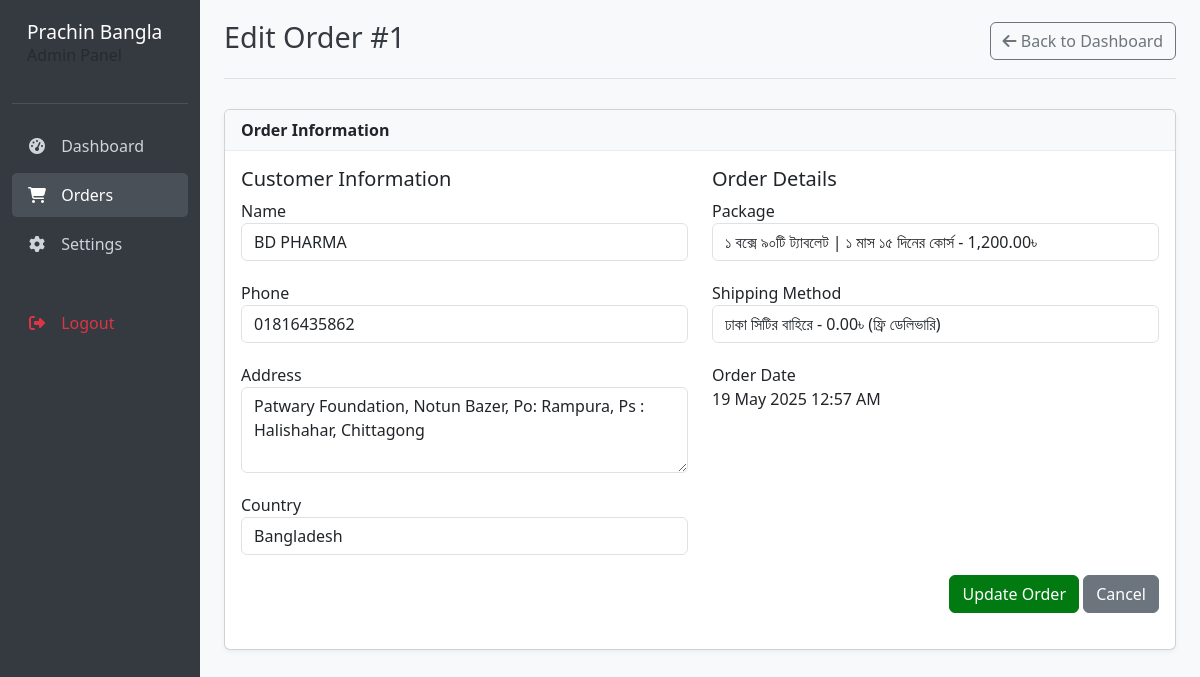
Screenshot of /admin/orders/1/edit (signed in) with the database file from the repository.
### tables this page shows
CREATE TABLE orders (
            id INTEGER PRIMARY KEY AUTOINCREMENT,
            name TEXT NOT NULL,
            address TEXT NOT NULL,
            phone TEXT NOT NULL,
            package TEXT NOT NULL,
            price REAL NOT NULL,
            shipping_method TEXT NOT NULL,
            shipping_cost REAL NOT NULL,
            country TEXT,
            honey_addon INTEGER DEFAULT 0,
            honey_price REAL DEFAULT 0,
            created_at DATETIME DEFAULT CURRENT_TIMESTAMP
        , status TEXT DEFAULT "pending");

### app/bootstrap.php (called while the page is built, shortened)
<?php
$config = require __DIR__ . '/config.php';
function getDbConnection() {
    $dbPath = __DIR__ . '/../database/database.sqlite';
    $db = new PDO('sqlite:' . $dbPath);
    $db->setAttribute(PDO::ATTR_ERRMODE, PDO::ERRMODE_EXCEPTION);
    $db->exec('
        CREATE TABLE IF NOT EXISTS orders (
            id INTEGER PRIMARY KEY AUTOINCREMENT,
            name TEXT NOT NULL,
            address TEXT NOT NULL,
            phone TEXT NOT NULL,
            package TEXT NOT NULL,
            price REAL NOT NULL,
            shipping_method TEXT NOT NULL,
            shipping_cost REAL NOT NULL,
            country TEXT,
            honey_addon INTEGER DEFAULT 0,
            honey_price REAL DEFAULT 0,
            status TEXT DEFAULT "pending",
            created_at DATETIME DEFAULT CURRENT_TIMESTAMP
        )
    ');
    try {
        $result = $db->query("SELECT status FROM orders LIMIT 1");
    } catch (Exception $e) {
        $db->exec('ALTER TABLE orders ADD COLUMN status TEXT DEFAULT "pending"');
    }
    $db->exec('
        CREATE TABLE IF NOT EXISTS settings (
            id INTEGER PRIMARY KEY AUTOINCREMENT,
            setting_key TEXT NOT NULL UNIQUE,
            setting_value TEXT,
            created_at DATETIME DEFAULT CURRENT_TIMESTAMP,
            updated_at DATETIME DEFAULT CURRENT_TIMESTAMP
        )
    ');
    return $db;
}
function view($name, $data = []) {
    extract($data);
    require __DIR__ . "/../resources/views/$name.php";
}
?>

### app/controllers/AdminController.php (called while the page is built, shortened)
<?php
class AdminController {
    private $config;
    private $db;
    public function __construct() {
        global $config;
        $this->config = $config;
        $this->db = getDbConnection();
        $this->db->exec('
            CREATE TABLE IF NOT EXISTS admins (
                id INTEGER PRIMARY KEY AUTOINCREMENT,
                username TEXT NOT NULL UNIQUE,
                password TEXT NOT NULL,
                created_at DATETIME DEFAULT CURRENT_TIMESTAMP
            )
        ');
    }
    public function editOrder($id) {
        $stmt = $this->db->prepare("SELECT * FROM orders WHERE id = :id");
        $stmt->execute([':id' => $id]);
        $order = $stmt->fetch(PDO::FETCH_ASSOC);
        view('admin/edit-order', [
            'order' => $order,
            'config' => $this->config
        ]);
    }
}
?>

### app/config.php (called while the page is built, shortened)
<?php
$environment = 'development';
$environments = [
    'development' => [
        'base_url' => 'http://localhost/Landing',
        'base_path' => '/Landing/',
        'assets_url' => 'http://localhost/Landing/public',
        'admin_url' => 'http://localhost/Landing/admin',
        'admin_login_url' => '/Landing/admin/login',
        'admin_dashboard_url' => '/Landing/admin/dashboard',
        'admin_edit_order_url' => '/Landing/admin/orders/',
        'admin_update_order_url' => '/Landing/admin/orders/',
        'admin_settings_url' => '/Landing/admin/settings',
        'order_page_url' => '/Landing/order',
        'thank_you_url' => '/Landing/thank-you',
        'db_host' => 'localhost',
        'db_name' => 'landing_db',
        'db_user' => 'root',
        'db_pass' => '',
        'debug' => true
    ],
    'production' => [
        'base_url' => 'https://herbal.prachinbangla.online',
        'base_path' => '/',
        'assets_url' => 'https://herbal.prachinbangla.online/public',
        'admin_url' => 'https://herbal.prachinbangla.online/admin',
        'admin_login_url' => '/admin/login',
        'admin_dashboard_url' => '/admin/dashboard',
        'admin_edit_order_url' => '/admin/orders/',
        'admin_update_order_url' => '/admin/orders/',
        'admin_settings_url' => '/admin/settings',
        'order_page_url' => '/order',
        'thank_you_url' => '/thank-you',
        'db_host' => 'localhost',
        'db_name' => 'landing_db',
        'db_user' => 'root',
        'db_pass' => '',
        'debug' => false
    ]
];
$env_config = $environments[$environment];
$config = [
    'environment' => $environment,
    'base_url' => $env_config['base_url'],
    'base_path' => $env_config['base_path'],
    'assets_url' => $env_config['assets_url'],
    'admin_login_url' => $env_config['admin_login_url'],
    'admin_dashboard_url' => $env_config['admin_dashboard_url'],
    'admin_edit_order_url' => $env_config['admin_edit_order_url'],
    'admin_update_order_url' => $env_config['admin_update_order_url'],
    'order_page_url' => $env_config['order_page_url'],
    'thank_you_url' => $env_config['thank_you_url'],
    'db_host' => $env_config['db_host'],
    'db_name' => $env_config['db_name'],
    'db_user' => $env_config['db_user'],
    'db_pass' => $env_config['db_pass'],
    'site_name' => 'Prachin Bangla Limited',
    'site_title' => 'Needus - Prachin Bangla Limited',
    'admin_email' => 'admin@prachinbangla.online',
    'upload_path' => __DIR__ . '/../public/uploads/',
    'images_path' => __DIR__ . '/../public/images/',
    'session_lifetime' => 86400,
    'debug' => $env_config['debug']
];
return $config;
?>

### resources/views/admin/edit-order.php (the view, shortened to what this page needs)
<!DOCTYPE html>
<html lang="en">
<head>
    <link href="https://cdn.jsdelivr.net/npm/bootstrap@5.3.0/dist/css/bootstrap.min.css" rel="stylesheet">
    <link rel="stylesheet" href="https://cdnjs.cloudflare.com/ajax/libs/font-awesome/6.4.0/css/all.min.css">
</head>
<body>
    <div class="container-fluid">
        <div class="row">
            <div class="col-md-3 col-lg-2 d-md-block sidebar collapse">
                <div class="sidebar-header">
                    <h3>Prachin Bangla</h3>
                    <p class="text-muted">Admin Panel</p>
                </div>
                <ul class="nav flex-column">
                    <li class="nav-item">
                        <a class="nav-link" href="<?php echo $config['admin_dashboard_url']; ?>">
                            <i class="fas fa-tachometer-alt"></i> Dashboard
                        </a>
                    </li>
                    <li class="nav-item">
                        <a class="nav-link active" href="<?php echo $config['admin_dashboard_url']; ?>">
                            <i class="fas fa-shopping-cart"></i> Orders
                        </a>
                    </li>
                    <li class="nav-item">
                        <a class="nav-link" href="<?php echo $config['admin_settings_url']; ?>">
                            <i class="fas fa-cog"></i> Settings
                        </a>
                    </li>
                    <li class="nav-item logout-btn">
                        <a class="nav-link text-danger" href="<?php echo $config['admin_url']; ?>/logout">
                            <i class="fas fa-sign-out-alt"></i> Logout
                        </a>
                    </li>
                </ul>
            </div>
            <main class="col-md-9 ms-sm-auto col-lg-10 px-md-4 main-content">
                <div class="page-header d-flex justify-content-between align-items-center">
                    <h1>Edit Order #<?php echo $order['id']; ?></h1>
                    <a href="<?php echo $config['admin_dashboard_url']; ?>" class="btn btn-outline-secondary">
                        <i class="fas fa-arrow-left"></i> Back to Dashboard
                    </a>
                </div>
                <div class="card">
                    <div class="card-header">
                        Order Information
                    </div>
                    <div class="card-body">
                        <form action="<?php echo $config['admin_update_order_url'] . $order['id']; ?>/update" method="POST">
                            <div class="row">
                                <div class="col-md-6">
                                    <h5>Customer Information</h5>
                                    <div class="form-group">
                                        <label for="name">Name</label>
                                        <input type="text" class="form-control" id="name" name="name" value="<?php echo htmlspecialchars($order['name']); ?>" required>
                                    </div>
                                    <div class="form-group">
                                        <label for="phone">Phone</label>
                                        <input type="text" class="form-control" id="phone" name="phone" value="<?php echo htmlspecialchars($order['phone']); ?>" required>
                                    </div>
                                    <div class="form-group">
                                        <label for="address">Address</label>
                                        <textarea class="form-control" id="address" name="address" rows="3" required><?php echo htmlspecialchars($order['address']); ?></textarea>
                                    </div>
                                    <div class="form-group">
                                        <label for="country">Country</label>
                                        <input type="text" class="form-control" id="country" name="country" value="<?php echo htmlspecialchars($order['country']); ?>">
                                    </div>
                                </div>
                                <div class="col-md-6">
                                    <h5>Order Details</h5>
                                    <div class="form-group">
                                        <label for="package">Package</label>
                                        <select class="form-control" id="package" name="package" required>
                                            <option value="1month" <?php echo ($order['package'] === '1month') ? 'selected' : ''; ?>>১ বক্সে ৯০টি ট্যাবলেট | ১ মাস ১৫ দিনের কোর্স - 1,200.00৳</option>
                                        </select>
                                    </div>
                                    <div class="form-group">
                                        <label for="shipping_method">Shipping Method</label>
                                        <select class="form-control" id="shipping_method" name="shipping_method" required>
                                            <option value="outside_dhaka" <?php echo ($order['shipping_method'] === 'outside_dhaka') ? 'selected' : ''; ?>>ঢাকা সিটির বাহিরে - 0.00৳ (ফ্রি ডেলিভারি)</option>
                                        </select>
                                    </div>
                                    <div class="form-group">
                                        <label>Order Date</label>
                                        <p class="form-control-static"><?php echo date('d M Y h:i A', strtotime($order['created_at'])); ?></p>
                                    </div>
                                </div>
                            </div>
                            <div class="form-group text-end">
                                <button type="submit" class="btn btn-primary">Update Order</button>
                                <a href="<?php echo $config['admin_dashboard_url']; ?>" class="btn btn-secondary">Cancel</a>
                            </div>
                        </form>
                    </div>
                </div>
            </main>
        </div>
    </div>
</body>
</html>

### resources/views/admin/edit-order.php (style rules this page uses)
body { background-color: #f8f9fa; }
.sidebar { min-height: 100vh; background-color: #343a40; color: white; padding-top: 20px; }
.sidebar-header { padding: 0 15px 20px 15px; border-bottom: 1px solid #495057; margin-bottom: 20px; }
.sidebar-header h3 { color: #fff; font-size: 1.2rem; margin-bottom: 0; }
.nav-link { color: #ced4da; padding: 10px 15px; margin-bottom: 5px; border-radius: 5px; }
.nav-link:hover, .nav-link.active { background-color: #495057; color: white; }
.nav-link i { margin-right: 10px; width: 20px; text-align: center; }
.main-content { padding: 20px; }
.page-header { margin-bottom: 30px; border-bottom: 1px solid #dee2e6; padding-bottom: 15px; }
.page-header h1 { font-size: 1.8rem; color: #343a40; }
.card { margin-bottom: 20px; box-shadow: 0 2px 5px rgba(0,0,0,0.05); }
.card-header { background-color: #f8f9fa; border-bottom: 1px solid #e9ecef; font-weight: bold; }
.form-group { margin-bottom: 20px; }
.btn-primary { background-color: #007A11; border-color: #007A11; }
.logout-btn { margin-top: 30px; }

### rows the page displays
orders: id "1", name "BD PHARMA", phone "01816435862", address "Patwary Foundation, Notun Bazer, Po: Rampura, Ps : Halishahar, Chittagong", country "Bangladesh", package "১ বক্সে ৯০টি ট্যাবলেট | ১ মাস ১৫ দিনের কোর্স - 1,200.00৳", shipping_method "ঢাকা সিটির বাহিরে - 0.00৳ (ফ্রি ডেলিভারি)", created_at "19 May 2025 12:57 AM"
